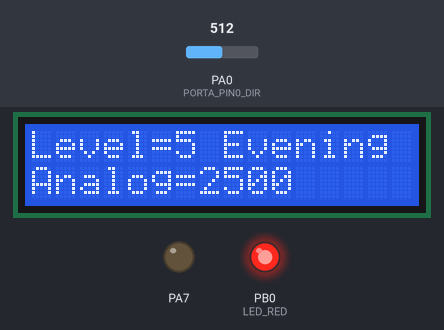
This program was run on a simulated ATmega32, built with avr-gcc and emulated at 8 MHz. Parts: 16×2 character LCD, output pins drawn as LEDs (lit = HIGH). Wiring (inferred from the names in the program): character LCD (HD44780): RS PA2; E PA1; data PA3, PA4, PA5, PA6. The inputs (shaded band) are chosen by the test bench; at power-on: PA0 (PORTA_PIN0_DIR) = 512. Pins used as bus, display or sensor lines are not drawn.

Above: at 1.2 s.
1.3 s: PA0 (PORTA_PIN0_DIR) set to 535
At 2.5 s:
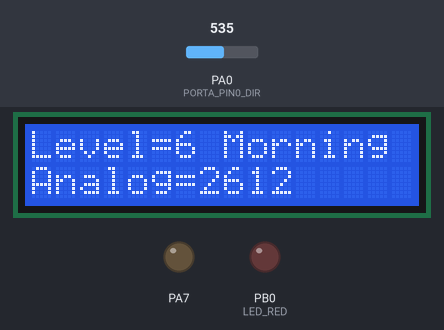
2.9 s: PA0 (PORTA_PIN0_DIR) set to 511
At 4.3 s:
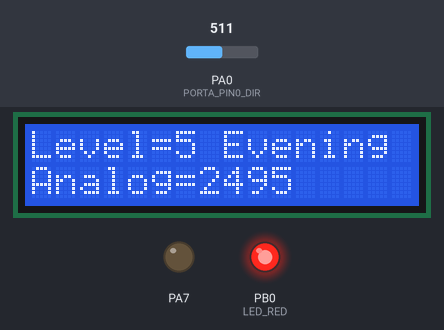
4.6 s: PA0 (PORTA_PIN0_DIR) set to 306
At 6.1 s:
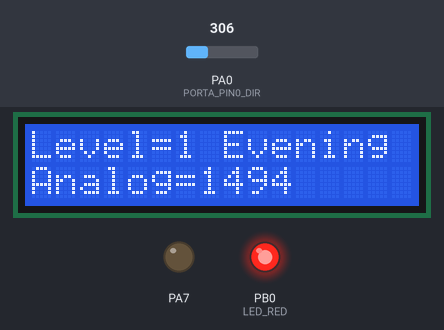
Timing chart, 0 to 7.6 s (numbered marks = the images above; inputs shaded):
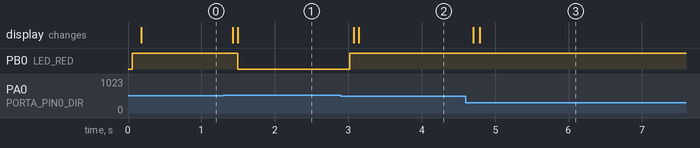

The program:

main.c
```c
/*
 * main.c
 *Test LDR Driver :project read light level
 *  Created on: 27 Jul 2024
 *      Author: Walid
 */


#include "STD_TYPES.h"
#include "BIT_MATH.h"
#include <util/delay.h>
#include "Map.h"
#include "Err_Type.h"

#include "DIO_interface.h"
#include "PORT_interface.h"
#include "CLCD_interface.h"

#include "ADC_interface.h"
#include "LED_interface.h"

#include "LDR_interface.h"

extern   uint16 copy_u16Reading;// to save analog value
void main(void)
{
	/*Initilization*/

	PORT_voidIint();
	ADC_voidInit();
	CLCD_voidInit();
	sint8 Local_u8LightLevel;

	LDR_Config_t LDR_OBJECT={ADC0_SINGLE_ENDED,5000};
	Led_config_t LED_RED={DIO_PORTB,DIO_PIN0,ACT_HIGH};

	while(1)
	{

		LDR_GetLightLevel(&LDR_OBJECT,&Local_u8LightLevel);
		// Ensure light level is within the range 1-10
		if (Local_u8LightLevel > 10)
		{
			Local_u8LightLevel = 10;
		}
		else if (Local_u8LightLevel < 1)
		{
			Local_u8LightLevel = 1;
		}

		if(Local_u8LightLevel>5)

		{

			CLCD_u8SendStringAtPos(0,0,"Level=");
			CLCD_voidSendNumber(Local_u8LightLevel);
			CLCD_u8SendString(" Morning");

			CLCD_u8SendStringAtPos(0,1,"Analog=");

			CLCD_voidSendNumber(copy_u16Reading);

			//DIO_u8SetPinValue(DIO_PORTB,DIO_PIN0,DIO_PIN_LOW);
			LED_u8SetOFF(&LED_RED);//Turn Off Red Led
			_delay_ms(200);

		}
		else
		{
			//DIO_u8SetPinValue(DIO_PORTB,DIO_PIN0,DIO_PIN_HIGH);
			LED_u8SetON(&LED_RED);//Turn ON Red Led
			CLCD_u8SendStringAtPos(0,0,"Level=");
			CLCD_voidSendNumber(Local_u8LightLevel);//display light level
			CLCD_u8SendString(" Evening");
			CLCD_u8SendStringAtPos(0,1,"Analog=");

			CLCD_voidSendNumber(copy_u16Reading);//display analog value


			_delay_ms(200);

		}

	}


}
```

ADC_interface.h
```c
#ifndef ADC_INTERFACE_H
#define ADC_INTERFACE_H

typedef enum
{
	ADC0_SINGLE_ENDED=0,
	ADC1_SINGLE_ENDED,
	ADC2_SINGLE_ENDED,
	ADC3_SINGLE_ENDED,
	ADC4_SINGLE_ENDED,
	ADC5_SINGLE_ENDED,
	ADC6_SINGLE_ENDED,
	ADC7_SINGLE_ENDED,
	ADC0_POS_ADC0_NEG_10X_GAIN,
	ADC1_POS_ADC0_NEG_10X_GAIN


}ADC_Channel_t;

void ADC_voidInit(void);
uint16  ADC_u16GetChannelReading(ADC_Channel_t copy_u8Channel);


#endif
```

ADC_prog.c
```c
#include "STD_TYPES.h"
#include "BIT_MATH.h"
#include "Err_Type.h"
#include "ADC_interface.h"
#include "ADC_prv.h"
#include "ADC_cfg.h"
#include "ADC_reg.h"


void ADC_voidInit(void)
{
	/*Refrence selection */
#if ADC_u8VolatageRefrence ==AVCC
	SET_BIT(ADMUX,ADMUX_REFS0);
	CLR_BIT(ADMUX,ADMUX_REFS1);

#elif ADC_u8VolatageRefrence==AREF
	CLR_BIT(ADMUX,ADMUX_REFS0);
	CLR_BIT(ADMUX,ADMUX_REFS1);

#elif 	ADC_u8VolatageRefrence==Two_point-fiftysix
	SET_BIT(ADMUX,ADMUX_REFS0);
	SET_BIT(ADMUX,ADMUX_REFS1);

#else
#error wrong ADC_u8VolatageRefrence configuration option
#endif


#if ADC_u8RESOLUTION ==EIGHT_BITS
	SET_BIT(ADMUX,ADMUX_ADLAR);
#elif  ADC_u8RESOLUTION ==TEN_BITS
	   CLR_BIT(ADMUX,ADMUX_ADLAR);


#else
#error "WRONG ADC_u8RESOLUTION configuration value"
#endif

/*check ADC interrupt */
#if ADC_u8INT_EN==ENABLED
	SET_BIT(ADCSRA,ADCSRA_ADIE);
#elif ADC_u8INT_EN==DISABLED
	CLR_BIT(ADCSRA,ADCSRA_ADIE);
#else
#error wrong ADC_u8INT_EN configuration option
#endif


	/*check on prescaler configuration  setting*/

	ADCSRA &=PRESCALER_MASK;   /*clear the prescaler bits*/
	ADCSRA |=ADC_u8PRESCALER;


	/*ADC enable*/
	SET_BIT(ADCSRA,ADCSRA_ADEN);

}


uint16  ADC_u16GetChannelReading(ADC_Channel_t copy_u8Channel)
{

	/*set the required channel*/

	ADMUX &=CHANNEL_SELECTION_MASK  ; /*clear the channel selection bits*/
	ADMUX|=copy_u8Channel;


	/*start conversion*/
	SET_BIT(ADCSRA,ADCSRA_ADSC);

	/*wait (block) until conversion is completed*/
	while((GET_BIT(ADCSRA,ADCSRA_ADIF))==0);

	/*clear the conversion complete flag*/
	SET_BIT(ADCSRA,ADCSRA_ADIF);

#if ADC_u8RESOLUTION ==EIGHT_BITS

	return (uint16)ADCH;
#elif ADC_u8RESOLUTION ==TEN_BITS
	return ADC;
#endif
}
```

ADC_prv.h
```c
#ifndef ADC_PRV_H
#define ADC_PRV_H


#define PRESCALER_MASK        0b11111000

#define CHANNEL_SELECTION_MASK          0b11100000

#define  AVCC                      1u
#define  AREF                      2u
#define Two_point_fiftysix         3u


#define DIVISION_BY_2         1U
#define DIVISION_BY_4         2U
#define DIVISION_BY_8         3U
#define DIVISION_BY_16        4U
#define DIVISION_BY_32        5U
#define DIVISION_BY_64        6U
#define DIVISION_BY_128       7U

#define   EIGHT_BITS           1U
#define   TEN_BITS             2U

#define   ENABLED               1
#define   DISABLED              2

#endif
```

ADC_reg.h
```c
#ifndef ADC_REG_H
#define ADC_REG_H


#define    ADMUX                  *((volatile uint8*)0X27)  /*ADC multiplexer selection register */
#define    ADMUX_REFS1                 7U     /*Refrence selection Bit1 */
#define    ADMUX_REFS0                 6U     /*Refrence selection Bit0 */
#define    ADMUX_ADLAR                 5U      /*Left adjust result */
#define    ADMUX_MUX4                 4U
#define    ADMUX_MUX3                 3U
#define    ADMUX_MUX2                 2U
#define    ADMUX_MUX1                 1U
#define    ADMUX_MUX0                 0U


#define    ADCSRA                  *((volatile uint8*)0X26)  /*ADC control and status register A */
#define    ADCSRA_ADEN                7U                    /*Enable*/
#define    ADCSRA_ADSC                6U                      /*Start conversion*/
#define    ADCSRA_ADATE                5U                     /*Auto trigger Enable*/
#define    ADCSRA_ADIF                4U                     /*Interrupt flag*/
#define    ADCSRA_ADIE                3U                       /*Interrupt Enable*/
#define    ADCSRA_ADPS2                2U
#define    ADCSRA_ADPS1                1U
#define    ADCSRA_ADPS0                0U


#define    ADCH                  *((volatile uint8*)0X25) /*data high register*/
#define    ADCL                 *((volatile uint8*)0X24)   /*Data low register*/
#define    ADC                 *((volatile uint16*)0X24)  /*ADC data register pointer for 10bits register*/


#endif
```

Err_Type.h
```c
#ifndef ERR_TYPE_H
#define ERR_TYPE_H


#define    NULL            0
#define    OK              0U
#define    NOK             1U
#define    NULL_PTR        2U


#endif
```

LDR_interface.h
```c
#ifndef LDR_INTERFACE_H
#define LDR_INTERFACE_H


typedef struct
{
	    ADC_Channel_t  LDR_CH;
		uint16 Max_volt;
		uint8  Light_Level;

}LDR_Config_t;

uint8 LDR_GetLightLevel(LDR_Config_t* copy_LDR_obj,sint8 *Local_u8LightLevel);


#endif
```

LDR_prog.c
```c
#include "STD_TYPES.h"
#include "BIT_MATH.h"
#include "Err_Type.h"
#include "Map.h"
#include "DIO_interface.h"

#include "ADC_interface.h"
#include "ADC_prv.h"
#include "ADC_cfg.h"
#include "LDR_interface.h"

#include "LDR_prv.h"
#include "LDR_cfg.h"


// Define ADC resolution constants
    	#define ADC_RES_EIGHT_BITS   256UL
    	#define ADC_RES_TEN_BITS     1024UL


  uint16 copy_u16Reading;// to save analog value
uint8 LDR_GetLightLevel(LDR_Config_t* copy_LDR_obj,sint8 *Local_u8LightLevel)
{
	  uint8 Local_u8Errorstate=OK;
	  uint16 Local_u16Digital;// to save digital value comming from ADC
	  uint32 ADC_u8RES;    // To save ADC resulution

  if((copy_LDR_obj!=NULL) && (Local_u8LightLevel !=NULL))
  {
	  // Determine the ADC resolution value based on the config file
	         #if ADC_u8RESOLUTION == EIGHT_BITS
	             ADC_u8RES = ADC_RES_EIGHT_BITS;
	         #elif ADC_u8RESOLUTION == TEN_BITS
	             ADC_u8RES = ADC_RES_TEN_BITS;
	         #else
	             // Handle invalid resolution case
	 #error    "ERROR configuration"
	         #endif

	         Local_u16Digital = ADC_u16GetChannelReading(copy_LDR_obj->LDR_CH);

	 /*save the result in Temp_Reading variable using derefrencing */

	         copy_u16Reading = (uint16)(((uint32)Local_u16Digital * copy_LDR_obj->Max_volt) / ADC_u8RES);
    /*second method using Map Library*/
	        // copy_u16Reading =(uint16)Map(0,ADC_u8RES,1000,3571,(sint32)(Local_u16Digital));
	         /*I diveded the light intensity into 10 levels 257mv each */

	         *Local_u8LightLevel=(sint8)(((sint32)copy_u16Reading-1000)/257);


	      //  *Local_u8LightLevel=(uint8)Map(1000,3571,1,10,(sint32)copy_u16Reading);

  }
  else
  {
	  return NULL_PTR;
  }
  return Local_u8Errorstate;

}
```

LDR_prv.h
```c

```

LED_interface.h
```c
#ifndef LED_INTERFACE_H
#define LED_INTERFACE_H

typedef enum
{
	ACT_LOW,ACT_HIGH
}Led_Act_t;

typedef struct
{
	Dio_Port_t PORT;
	Dio_Pin_t  PIN;
	Led_Act_t Activity_type;
}Led_config_t;

void LED_voidLedInit(const Led_config_t* copy_LedObject );
uint8 LED_u8SetON(const Led_config_t* copy_LedObject );
uint8 LED_u8SetOFF(const Led_config_t* copy_LedObject );
uint8 LED_u8ToggleLed(const Led_config_t* copy_LedObject );


#endif
```

LED_prog.c
```c
#include "STD_TYPES.h"
#include "BIT_MATH.h"
#include "Err_Type.h"
#include <util/delay.h>
#include "DIO_interface.h"
#include "LED_interface.h"
#include "LED_prv.h"

/*function to set on  led */


uint8 LED_u8SetON(const Led_config_t* copy_LedObject )
{
	uint8 Local_u8Errorstate=OK;

	if(copy_LedObject!=NULL)

	{
		if(copy_LedObject->Activity_type ==ACT_LOW)

			DIO_u8SetPinValue(copy_LedObject->PORT,copy_LedObject->PIN,DIO_PIN_LOW);
		else if(copy_LedObject->Activity_type ==ACT_HIGH)
			DIO_u8SetPinValue(copy_LedObject->PORT,copy_LedObject->PIN,DIO_PIN_HIGH);
		else
		{
			Local_u8Errorstate=NOK;
		}
	}


	else
	{
		return NULL_PTR;
	}
	return Local_u8Errorstate;
}


uint8 LED_u8SetOFF(const Led_config_t* copy_LedObject )
{
	uint8 Local_u8Errorstate=OK;
	if(copy_LedObject!=NULL)

	{
		if(copy_LedObject->Activity_type ==ACT_LOW)
			DIO_u8SetPinValue(copy_LedObject->PORT,copy_LedObject->PIN,DIO_PIN_HIGH);
		else if(copy_LedObject->Activity_type ==ACT_HIGH)
			DIO_u8SetPinValue(copy_LedObject->PORT,copy_LedObject->PIN,DIO_PIN_LOW);
		else
		{
			Local_u8Errorstate=NOK;
		}
	}


	else
	{
		return NULL_PTR;
	}
	return Local_u8Errorstate;
}


uint8 LED_u8ToggleLed(const Led_config_t* copy_LedObject )
{

	uint8 Local_u8Errorstate=OK;
	if(copy_LedObject!=NULL)

	{

		Dio_u8TogglePin(copy_LedObject->PORT,copy_LedObject->PIN);
	}

	else
	{
		return NULL_PTR;
	}
	return Local_u8Errorstate;

}
```

LED_prv.h
```c

```

Map.c
```c
#include "STD_TYPES.h"
#include "Map.h"


sint32 Map(sint32 InputRangMin,sint32 InputRangMax,sint32 OutputRangMin,sint32 OutputRangMax,sint32 InputVal)
{
	sint32 OutputVal= (InputVal-InputRangMin)*((OutputRangMax-OutputRangMin)/(InputRangMax-InputRangMin))+OutputRangMin;


return OutputVal;


}
```

Map.h
```c
#ifndef MAP_H
#define MAP_H

sint32 Map(sint32 InputRangMin,sint32 InputRangMax,sint32 OutputRangMin,sint32 OutputRangMax,sint32 InputVal);


#endif
```

ADC_cfg.h
```c
#ifndef ADC_CFG_H
#define ADC_CFG_H

/*select voltage refrence option:1-AREF
 *                               2-AVCC
 *                               3-Two_point_fiftysix
 *
 *
 * */
#define  ADC_u8VolatageRefrence        AVCC


/*configure ADC prescaler division factors :1-DIVISION_BY_2
 *                                          2-DIVISION_BY_4
 *                                          3-DIVISION_BY_8
 *                                          4-DIVISION_BY_16
 *                                          5-DIVISION_BY_32
 *                                          6-DIVISION_BY_64
 *                                          7-DIVISION_BY_128*/


#define ADC_u8PRESCALER                DIVISION_BY_128

/*Cofigure ADC Resolution Options:1-EIGHT_BITS
 *                                2-TEN_BITS
 *
 *
*/

#define ADC_u8RESOLUTION           TEN_BITS

/*ADC autotrigger options:1-ENABLE
 *                         2-DISABLED*/

#define ADC_u8Auto_Trigger    DISABLED


/*Configure the interrupt Enable options:1-ENABLED
 *                                       2-DISABLED
 * */
#define  ADC_u8INT_EN                DISABLED


#endif
```

CLCD_cfg.h
```c
#ifndef CLCD_CFG_H
#define CLCD_CFG_H
/*CLCD Connection type configuration Macro select between :1:-FOUR_BIT
 *                                                         2:EIGHT_BIT  */
#define CLCD_u8CONNECTIO_MODE     FOUR_BIT
/*CLCD Read operation enable configuration ,select between :1-ENABLED
 *                                                          2-DISABLED       */
#define CLCD_u8READ_OPERATION_ENABLE   DISABLED
#define  CLCD_u8DATA_PORT         DIO_PORTA

#if CLCD_u8CONNECTIO_MODE == FOUR_BIT
#define CLCD_u8D4_PIN           DIO_PIN3
#define CLCD_u8D5_PIN           DIO_PIN4
#define CLCD_u8D6_PIN           DIO_PIN5
#define CLCD_u8D7_PIN           DIO_PIN6

#endif
#define CLCD_u8CTRL_PORT          DIO_PORTA
#define CLCD_u8RS_PIN             DIO_PIN2
#if CLCD_u8READ_OPERATION_ENABLE== ENABLED
#define CLCD_u8RW_PIN             DIO_PIN1
#endif
#define CLCD_u8E_PIN              DIO_PIN1


#endif
```

LDR_cfg.h
```c

```

CLCD_interface.h
```c
#ifndef CLCD_INTERFACE_H
#define CLCD_INTERFACE_H


void CLCD_voidSendCommand(uint8 copy_u8Command);
void CLCD_voidSendData(uint8 copy_u8Data);
void CLCD_voidInit (void);

uint8 CLCD_u8SendString(const char *copy_u8String);

void CLCD_voidSendNumber (sint32 copy_s32Number);
void CLCD_voidGoToXY(uint8 copy_u8XPos,uint8 copy_u8Ypos);
uint8 CLCD_u8WriteSpecialCharacter(uint8 copy_u8PatternNumber,uint8 copy_up8PatternArr[],uint8 copy_u8Xpos,uint8 copy_u8Ypos);

void CLCD_voidClearGide(uint8 Copy_Xpos,uint8 Copy_Ypos,uint8 Copy_GridNum );

void CLCD_u8SendStringAtPos (uint8 copy_u8XPos,uint8 copy_u8YPos,const char *copy_Chstring);

void Hamoksha(void);

void Hamoksha_Reverse(void);

#endif
```

CLCD_prv.h
```c
#ifndef CLCD_PRV_H
#define CLCD_PRV_H

#define FOUR_BIT       1u
#define EIGHT_BIT      2u

#define  ENABLED       1u
#define  DISABLED      2u
#if CLCD_u8CONNECTIO_MODE == FOUR_BIT
static void voidSetHalfDataPort(uint8 copy_u8FourBitData);
#endif
static void void_SendEnablePulse(void);
#endif
```

BIT_MATH.h
```c
#ifndef BIT_MATH_H
#define BIT_MATH_H

#define SET_BIT(VAR,BIT_NUM)       ( (VAR)|=(1<<(BIT_NUM) ) )

#define CLR_BIT(VAR,BIT_NUM)       ((VAR)&=(~(1<<(BIT_NUM))))

#define TOG_BIT(VAR,BIT_NUM)       ((VAR) ^=  (1<<(BIT_NUM) ) )

#define  GET_BIT(VAR,BIT_NUM)     ( ((VAR)>>(BIT_NUM) )&1)


#endif
```

DIO_interface.h
```c
#ifndef DIO_INTERFACE_H
#define DIO_INTERFACE_H

typedef enum
{
	DIO_PORTA,DIO_PORTB,DIO_PORTC,DIO_PORTD
}Dio_Port_t;

typedef enum
{
	DIO_PIN0,
	DIO_PIN1,
	DIO_PIN2,
	DIO_PIN3,
	DIO_PIN4,
	DIO_PIN5,
	DIO_PIN6,
	DIO_PIN7
}Dio_Pin_t;


typedef enum
{
	DIO_PIN_LOW,
	DIO_PIN_HIGH
}Dio_PinVal_t;


typedef enum
{
	DIO_PIN_INPUT,
	DIO_PIN_OUTPUT
}Dio_PinDir_t;


uint8 DIO_u8SetPinDirection(Dio_Port_t copy_Port,Dio_Pin_t copy_PinNum,Dio_PinDir_t copy_PinDir);

uint8 DIO_u8SetPortDirection(Dio_Port_t copy_Port,uint8 copy_u8Port_Dir);


uint8 DIO_u8SetPinValue(Dio_Port_t copy_Port,Dio_Pin_t copy_PinNum,Dio_PinVal_t copy_Val);

uint8 DIO_u8SetPortValue(Dio_Port_t copy_Port,uint8 copy_u8Port_Val);

uint8 DIO_u8GetPinValue(Dio_Port_t copy_Port,Dio_Pin_t copy_PinNum,Dio_PinVal_t *copy_pVal);

uint8 Dio_u8TogglePin(Dio_Port_t copy_Port,Dio_Pin_t copy_PinNum);


#endif
```

DIO_reg.h
```c
#ifndef DIO_REG_H
#define DIO_REG_H

#define PORTA                     *((volatile uint8*)0x3B)
#define DDRA                     *((volatile uint8*)0x3A)
#define PINA                     *((volatile uint8*)0x39)


#define PORTB                     *((volatile uint8*)0x38)
#define DDRB                     *((volatile uint8*)0x37)
#define PINB                     *((volatile uint8*)0x36)


#define PORTC                     *((volatile uint8*)0x35)
#define DDRC                     *((volatile uint8*)0x34)
#define PINC                     *((volatile uint8*)0x33)


#define PORTD                     *((volatile uint8*)0x32)
#define DDRD                     *((volatile uint8*)0x31)
#define PIND                     *((volatile uint8*)0x30)


#endif
```

PORT_interface.h
```c
#ifndef PORT_INTERFACE_H
#define PORT_INTERFACE_H


void PORT_voidIint(void);


#endif
```

PORT_prog.c
```c
#include "STD_TYPES.h"
#include "BIT_MATH.h"
#include "Err_Type.h"

#include "PORT_interface.h"
#include "PORT_cfg.h"
#include "PORT_prv.h"
#include "PORT_reg.h"


void PORT_voidIint(void)
{


	DDRA=PORTA_DIR;
	DDRB=PORTB_DIR;
	DDRC=PORTC_DIR;
	DDRD=PORTD_DIR;

	PORTA=PORTA_INIT_VAL;
    PORTB=PORTB_INIT_VAL;
    PORTC=PORTC_INIT_VAL;
    PORTD=PORTD_INIT_VAL;
}
```

PORT_prv.h
```c
#ifndef PORT_PRV_H
#define  PORT_PRV_H


#define    INPUT        0
#define    OUTPUT       1

#define     HIGH               1
#define     LOW                0

#define   	PULL_UP			   1
#define     FLOATING           0


#define CONC(b7,b6,b5,b4,b3,b2,b1,b0)            CONC_HELPER(b7,b6,b5,b4,b3,b2,b1,b0)

#define CONC_HELPER(b7,b6,b5,b4,b3,b2,b1,b0)             0b##b7##b6##b5##b4##b3##b2##b1##b0

#define PORTA_DIR                             CONC(PORTA_PIN7_DIR,PORTA_PIN6_DIR ,PORTA_PIN5_DIR ,PORTA_PIN4_DIR ,PORTA_PIN3_DIR ,PORTA_PIN2_DIR,PORTA_PIN1_DIR ,PORTA_PIN0_DIR)

#define PORTB_DIR                             CONC(PORTB_PIN7_DIR,PORTB_PIN6_DIR ,PORTB_PIN5_DIR ,PORTB_PIN4_DIR ,PORTB_PIN3_DIR ,PORTB_PIN2_DIR,PORTB_PIN1_DIR ,PORTB_PIN0_DIR)

#define PORTC_DIR                             CONC(PORTC_PIN7_DIR,PORTC_PIN6_DIR ,PORTC_PIN5_DIR ,PORTC_PIN4_DIR ,PORTC_PIN3_DIR ,PORTC_PIN2_DIR,PORTC_PIN1_DIR ,PORTC_PIN0_DIR)

#define PORTD_DIR                             CONC(PORTD_PIN7_DIR,PORTD_PIN6_DIR ,PORTD_PIN5_DIR ,PORTD_PIN4_DIR ,PORTD_PIN3_DIR ,PORTD_PIN2_DIR,PORTD_PIN1_DIR ,PORTD_PIN0_DIR)


#define PORTA_INIT_VAL                      CONC(PORTA_PIN7_INITVAL,PORTA_PIN6_INITVAL ,PORTA_PIN5_INITVAL ,PORTA_PIN4_INITVAL ,PORTA_PIN3_INITVAL ,PORTA_PIN2_INITVAL,PORTA_PIN1_INITVAL ,PORTA_PIN0_INITVAL)

#define PORTB_INIT_VAL                      CONC(PORTB_PIN7_INITVAL,PORTB_PIN6_INITVAL ,PORTB_PIN5_INITVAL ,PORTB_PIN4_INITVAL ,PORTB_PIN3_INITVAL ,PORTB_PIN2_INITVAL,PORTB_PIN1_INITVAL ,PORTB_PIN0_INITVAL)


#define PORTC_INIT_VAL                      CONC(PORTC_PIN7_INITVAL,PORTC_PIN6_INITVAL ,PORTC_PIN5_INITVAL ,PORTC_PIN4_INITVAL ,PORTC_PIN3_INITVAL ,PORTC_PIN2_INITVAL,PORTC_PIN1_INITVAL ,PORTC_PIN0_INITVAL)

#define PORTD_INIT_VAL                      CONC(PORTD_PIN7_INITVAL,PORTD_PIN6_INITVAL ,PORTD_PIN5_INITVAL ,PORTD_PIN4_INITVAL ,PORTD_PIN3_INITVAL ,PORTD_PIN2_INITVAL,PORTD_PIN1_INITVAL ,PORTD_PIN0_INITVAL)


#endif
```

PORT_reg.h
```c
#ifndef PORT_REG_H
#define PORT_REG_H

#define PORTA                     *((volatile uint8*)0x3B)
#define DDRA                     *((volatile uint8*)0x3A)

#define PORTB                     *((volatile uint8*)0x38)
#define DDRB                     *((volatile uint8*)0x37)

#define PORTC                     *((volatile uint8*)0x35)
#define DDRC                     *((volatile uint8*)0x34)


#define PORTD                     *((volatile uint8*)0x32)
#define DDRD                     *((volatile uint8*)0x31)


#endif 
```

Source omitted: CLCD_prog.c (7767 bytes), DIO_prog.c (3993 bytes), PORT_cfg.h (3377 bytes), STD_TYPES.h (304 bytes)

Measured:
- the behaviour switches between 520 and 521 on PA0 (PORTA_PIN0_DIR) (found by bisection; images 0 and 1)
- after the input at 1.3 s, PB0 (LED_RED): HIGH → LOW after 0.20 s; the display: first changes after 0.13 s (image 1 shows a later state)
- after the input at 2.9 s, PB0 (LED_RED): LOW → HIGH after 0.12 s; the display: first changes after 0.17 s (image 2 shows a later state)
- after the input at 4.6 s, the display: first changes after 0.10 s (image 3 shows a later state)
